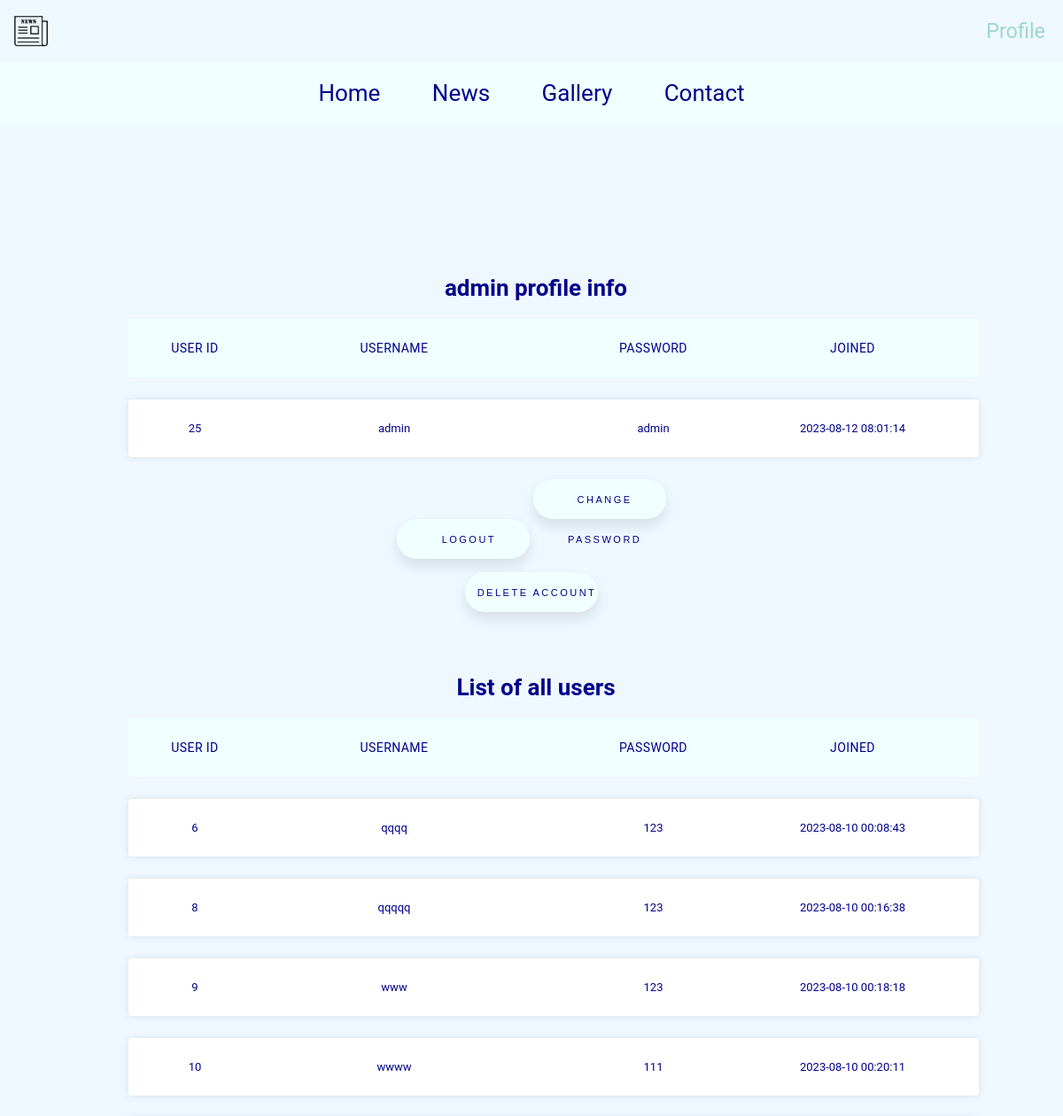
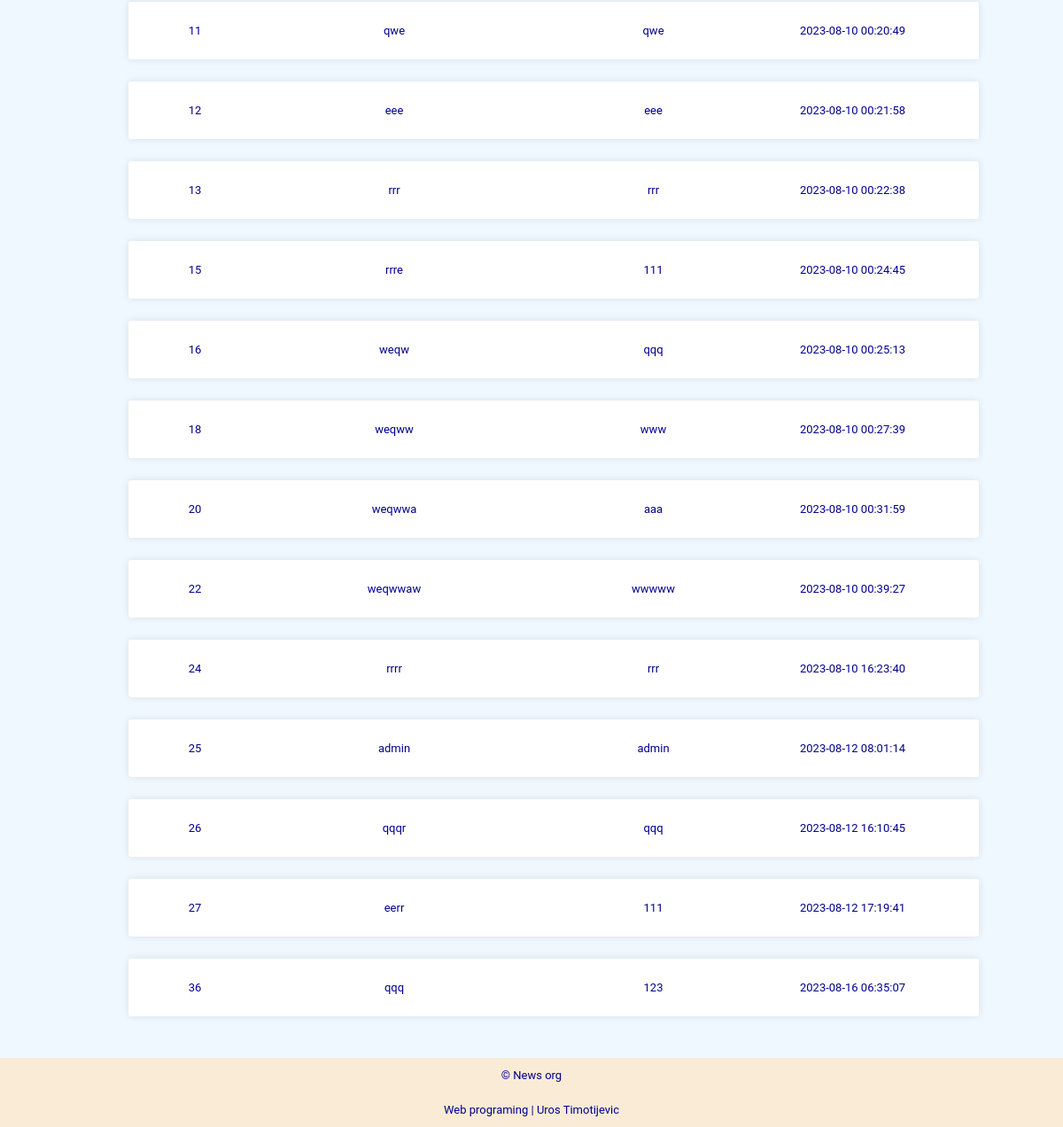
Screenshot of /index.php?module=profile (signed in) with the database file from the repository (2 pictures, top to bottom).
### tables this page shows
CREATE TABLE `users` (
  `users_id` int(11) NOT NULL,
  `users_username` varchar(30) NOT NULL,
  `users_password` varchar(32) NOT NULL,
  `users_level` tinyint(1) NOT NULL DEFAULT 0,
  `users_date` datetime NOT NULL
);

### index.php (called while the page is built, shortened)
<?php
include_once (DIR_MODULE . 'functions.php');
$module = $_GET['module'] ?? '';
    $module_name = ($module == '') ? 'home' : $module;
    $module_filename = DIR_MODULE . "module-$module_name.php";
    include_once($module_filename);
    include_once(DIR_VIEW . "page-header.php");
    include_once(DIR_VIEW . "page-body.php");
    include_once(DIR_VIEW . "page-footer.php");
    exit;
?>

### module/module-profile.php (called while the page is built, shortened)
<?php
    $data = [];
    $sql = "SELECT * FROM `users`";
    $result = mysqli_query($_db, $sql);
    while( $row = mysqli_fetch_assoc($result))
        $data[] = $row;
?>

### module/functions.php (called while the page is built, shortened)
<?php
function is_admin() {
    return ($_SESSION['user_level'] ?? '') !== USER_ADMIN ? false : true;
}
?>

### view/module-profile.php (the view, shortened to what this page needs)
<page-profile>
    <?php if (($_SESSION['loggedin'] ?? '') == 1) : ?>
        <page-profile-body>
            <?php foreach ($data AS $i => $d): ?>
            <?php if ($_SESSION['username'] == $d['users_username']): ?>
            <div class="show-users">
                <h2><?= $_SESSION['username'] ?> profile info</h2>
                <ul class="responsive-table">
                    <li class="table-header">
                        <div class="col col-1">User Id</div>
                        <div class="col col-2">Username</div>
                        <div class="col col-3">Password</div>
                        <div class="col col-4">Joined</div>
                    </li>
                    <li class="table-row">
                        <div class="col col-1" data-label="User Id"><?= $d['users_id'] ?></div>
                        <div class="col col-2" data-label="Username"><?= $d['users_username'] ?></div>
                        <div class="col col-3" data-label="Password"><?= $d['users_password'] ?></div>
                        <div class="col col-4" data-label="Joined"><?= $d['users_date'] ?></div>
                    </li>
                </ul>
                <?php endif; ?>
                <?php endforeach; ?>
            </div>
            <button class="logout-btn">
                <a href="<?= FILE_LOGIN ?>&action=logout">Logout</a>
            </button>
            <button class="change-password">
                <a href="<?= FILE_UPDATE ?>">Change password</a>
            </button><br><br>
            <button class="logout-btn">
                <a href="<?= FILE_PROFILE ?>&action=delete">Delete account</a>
            </button>
        </page-profile-body>
        <?php if (is_admin()): ?>
        <div class="show-users">
            <h2>List of all users</h2>
            <ul class="responsive-table">
                <li class="table-header">
                    <div class="col col-1">User Id</div>
                    <div class="col col-2">Username</div>
                    <div class="col col-3">Password</div>
                    <div class="col col-4">Joined</div>
                </li>
                <?php foreach ($data AS $i => $d): ?>
                <li class="table-row">
                    <div class="col col-1" data-label="User Id"><?= $d['users_id'] ?></div>
                    <div class="col col-2" data-label="Username"><?= $d['users_username'] ?></div>
                    <div class="col col-3" data-label="Password"><?= $d['users_password'] ?></div>
                    <div class="col col-4" data-label="Joined"><?= $d['users_date'] ?></div>
                </li>
            <?php endforeach; ?>
            <?php endif; ?>
            </ul>
        </div>
    <?php endif; ?>
</page-profile>

### public/css/style.css (style rules this page uses)
body { font-size: 13px; text-align: center; margin: 0; padding: 0; color: darkblue; font-family: 'Roboto', sans-serif; }
a { color: darkblue; }
a { text-decoration: none; }
.login-btn, .logout-btn, .change-password, .submit-change-btn, .add-article-btn { display: inline; width: 150px; height: 45px; font-size: 11px; text-transform: uppercase; letter-spacing: 2.5px; font-weight: 500; border: none; border-radius: 45px; box-shadow: 0px 8px 15px rgba(0, 0, 0, 0.1); transition: all 0.3s ease 0s; cursor: pointer; outline: none; background-color: azure; color: darkblue; }
.login-btn a, .logout-btn a, .change-password a, .add-article-btn a { width: 150px; height: 45px; display: block; line-height: 45px; border-radius: 45px; }
page-profile { width: 100%; min-height: 600px; display: block; padding-top: 100px; padding-bottom: 100px; }
.show-users { max-width: 1000px; margin-left: auto; margin-right: auto; padding-left: 10px; padding-top: 50px; }
.show-users h2 { font-size: 26px; margin: 20px 0; text-align: center; }
.responsive-table li { border-radius: 3px; padding: 25px 30px; display: flex; justify-content: space-between; margin-bottom: 25px; }
.table-header { background-color: azure; font-size: 14px; text-transform: uppercase; letter-spacing: 0.03em; box-shadow: 0px 0px 9px 0px rgba(250, 235, 215, 0.2); }
.table-row { background-color: #ffffff; box-shadow: 0px 0px 9px 0px rgba(0,0,0,0.1); }
.col-1 { flex-basis: 10%; }
.col-2 { flex-basis: 40%; }
.col-3 { flex-basis: 25%; }
.col-4 { flex-basis: 25%; }

### rows the page displays
users: users_id "25", users_username "admin", users_password "admin", users_date "2023-08-12 08:01:14"
users: users_id "6", users_username "qqqq", users_password "123", users_date "2023-08-10 00:08:43"
users: users_id "8", users_username "qqqqq", users_password "123", users_date "2023-08-10 00:16:38"
users: users_id "9", users_username "www", users_password "123", users_date "2023-08-10 00:18:18"
users: users_id "10", users_username "wwww", users_password "111", users_date "2023-08-10 00:20:11"
users: users_id "11", users_username "qwe", users_password "qwe", users_date "2023-08-10 00:20:49"
users: users_id "12", users_username "eee", users_password "eee", users_date "2023-08-10 00:21:58"
users: users_id "13", users_username "rrr", users_password "rrr", users_date "2023-08-10 00:22:38"
users: users_id "15", users_username "rrre", users_password "111", users_date "2023-08-10 00:24:45"
users: users_id "16", users_username "weqw", users_password "qqq", users_date "2023-08-10 00:25:13"
users: users_id "18", users_username "weqww", users_password "www", users_date "2023-08-10 00:27:39"
users: users_id "20", users_username "weqwwa", users_password "aaa", users_date "2023-08-10 00:31:59"
users: users_id "22", users_username "weqwwaw", users_password "wwwww", users_date "2023-08-10 00:39:27"
users: users_id "24", users_username "rrrr", users_password "rrr", users_date "2023-08-10 16:23:40"
users: users_id "26", users_username "qqqr", users_password "qqq", users_date "2023-08-12 16:10:45"
users: users_id "27", users_username "eerr", users_password "111", users_date "2023-08-12 17:19:41"
users: users_id "36", users_username "qqq", users_password "123", users_date "2023-08-16 06:35:07"
